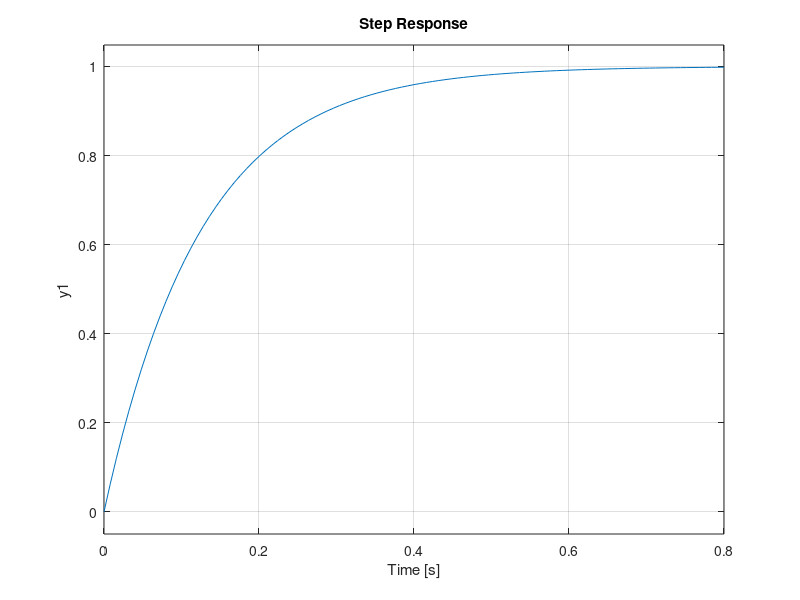

The MATLAB source for this figure:
K_t = 0.042;        % Torque Coefficient
K_b = 0.042;        % Back Emf Constant
R_a = 8.4;          % Resistance

J_r = 4.9e-6;       % Inertia of rotor
J_m = 0.6e-6;       % Inertia of attachment module
J_d = 1.6e-5;       % Inertia of disc attachment

J = J_r+J_m+J_d;    % Total inertia

A = -(K_t*K_b)/(J*R_a);
B = K_t/(R_a*J);
C = 1;
D = 0;

pole = -8;

K = acker(A,B,pole)

A_cl = A - B*K;
cl_sys = ss(A_cl,B,C,D);

% Forward gain to reduce state space error
Kr = 1/dcgain(cl_sys)
B_cl = Kr*B;

cl_c_sys = ss(A_cl,B_cl,C,D);
step(cl_c_sys)
